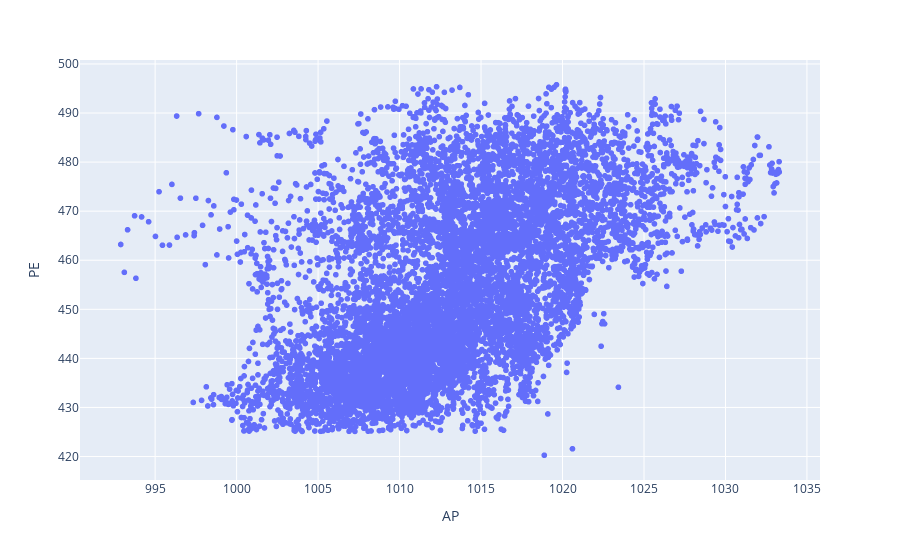

The notebook cell this image was saved under:
### Code cell
px.scatter(df, x = "AP", y = "PE")

### Figure 1 — Plotly figure (JSON) as saved in the notebook; plotly's stock layout.template omitted (floating-point values rounded to 4 significant figures; data arrays with more than 128 entries replaced by an {"elided": "..."} marker saying what was removed)
{"data": [{"hovertemplate": "AP=%{x}<br>PE=%{y}<extra></extra>", "legendgroup": "", "marker": {"color": "#636efa", "symbol": "circle"}, "mode": "markers", "name": "", "showlegend": false, "type": "scattergl", "x": {"elided": "9568 float values"}, "xaxis": "x", "y": {"elided": "9568 float values"}, "yaxis": "y"}], "layout": {"legend": {"tracegroupgap": 0}, "margin": {"t": 60}, "xaxis": {"anchor": "y", "domain": [0, 1], "title": {"text": "AP"}}, "yaxis": {"anchor": "x", "domain": [0, 1], "title": {"text": "PE"}}}}
